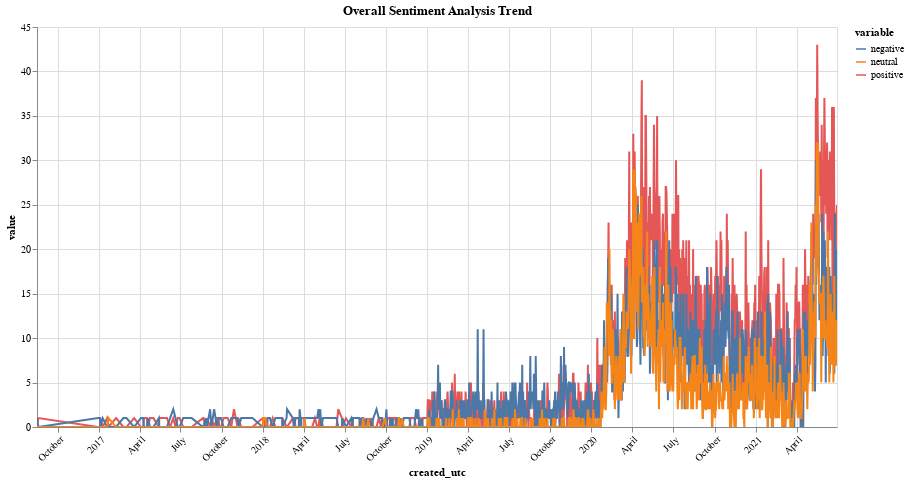

Notebook code for this chart:
### Code cell
selection = alt.selection_multi(fields=['color'], bind='legend')

sentiment_trend = alt.Chart(sentiment_analysis_df, title='Overall Sentiment Analysis Trend').mark_line().encode(
        x=alt.X(
            "created_utc:T",
            axis=alt.Axis(title="created_utc")
        ),
        y='value',
        color='variable:N',
    ).properties(
        width=800,
        height=400
    ).configure_axisX(
        labelAngle=-45,
    ).interactive().add_selection(
        selection
    )

sentiment_trend

### Figure 1 — Vega-Lite specification as saved in the notebook (floating-point values rounded to 4 significant figures; data arrays with more than 128 entries replaced by an {"elided": "..."} marker saying what was removed)
{"config": {"view": {"continuousWidth": 400, "continuousHeight": 300}, "axisX": {"labelAngle": -45}}, "data": {"name": "data-9db94b6b111d713022c66f345b6b778c"}, "mark": "line", "encoding": {"color": {"type": "nominal", "field": "variable"}, "x": {"type": "temporal", "axis": {"title": "created_utc"}, "field": "created_utc"}, "y": {"type": "quantitative", "field": "value"}}, "height": 400, "selection": {"selector014": {"type": "interval", "bind": "scales", "encodings": ["x", "y"]}, "selector013": {"type": "multi", "fields": ["color"], "bind": "legend"}}, "title": "Overall Sentiment Analysis Trend", "width": 800, "$schema": "https://vega.github.io/schema/vega-lite/v4.8.1.json", "datasets": {"data-9db94b6b111d713022c66f345b6b778c": {"elided": "3174 records"}}}
